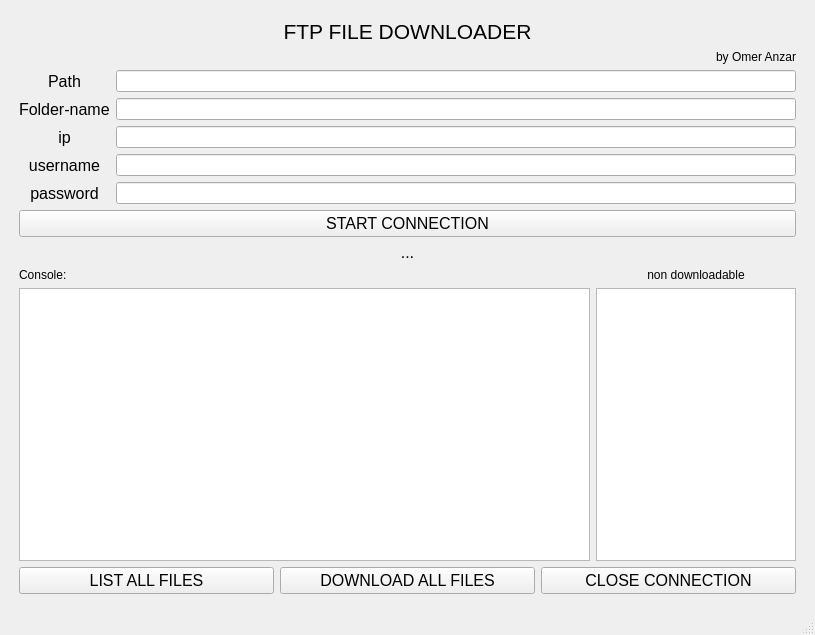
<?xml version="1.0" encoding="UTF-8"?>
<ui version="4.0">
 <class>MainWindow</class>
 <widget class="QMainWindow" name="MainWindow">
  <property name="geometry">
   <rect>
    <x>0</x>
    <y>0</y>
    <width>815</width>
    <height>635</height>
   </rect>
  </property>
  <property name="windowTitle">
   <string>FTP File downloader</string>
  </property>
  <widget class="QWidget" name="centralwidget">
   <layout class="QVBoxLayout" name="verticalLayout_3">
    <item>
     <layout class="QVBoxLayout" name="verticalLayout_10">
      <property name="leftMargin">
       <number>10</number>
      </property>
      <property name="topMargin">
       <number>10</number>
      </property>
      <property name="rightMargin">
       <number>10</number>
      </property>
      <property name="bottomMargin">
       <number>10</number>
      </property>
      <item>
       <widget class="QLabel" name="label_6">
        <property name="font">
         <font>
          <pointsize>16</pointsize>
         </font>
        </property>
        <property name="text">
         <string>FTP FILE DOWNLOADER</string>
        </property>
        <property name="alignment">
         <set>Qt::AlignCenter</set>
        </property>
       </widget>
      </item>
      <item>
       <widget class="QLabel" name="label_7">
        <property name="text">
         <string>by Omer Anzar</string>
        </property>
        <property name="alignment">
         <set>Qt::AlignRight|Qt::AlignTrailing|Qt::AlignVCenter</set>
        </property>
       </widget>
      </item>
      <item>
       <layout class="QGridLayout" name="gridLayout_7">
        <item row="3" column="1">
         <widget class="QLineEdit" name="ip_line"/>
        </item>
        <item row="1" column="1">
         <widget class="QLineEdit" name="path_line"/>
        </item>
        <item row="3" column="0">
         <widget class="QLabel" name="label_2">
          <property name="font">
           <font>
            <pointsize>12</pointsize>
           </font>
          </property>
          <property name="text">
           <string>ip</string>
          </property>
          <property name="alignment">
           <set>Qt::AlignCenter</set>
          </property>
         </widget>
        </item>
        <item row="5" column="0">
         <widget class="QLabel" name="label_4">
          <property name="font">
           <font>
            <pointsize>12</pointsize>
           </font>
          </property>
          <property name="text">
           <string>password</string>
          </property>
          <property name="scaledContents">
           <bool>false</bool>
          </property>
          <property name="alignment">
           <set>Qt::AlignCenter</set>
          </property>
         </widget>
        </item>
        <item row="4" column="1">
         <widget class="QLineEdit" name="username_line"/>
        </item>
        <item row="4" column="0">
         <widget class="QLabel" name="label_3">
          <property name="font">
           <font>
            <pointsize>12</pointsize>
           </font>
          </property>
          <property name="text">
           <string>username</string>
          </property>
          <property name="alignment">
           <set>Qt::AlignCenter</set>
          </property>
         </widget>
        </item>
        <item row="1" column="0">
         <widget class="QLabel" name="label">
          <property name="font">
           <font>
            <pointsize>12</pointsize>
           </font>
          </property>
          <property name="text">
           <string>Path</string>
          </property>
          <property name="alignment">
           <set>Qt::AlignCenter</set>
          </property>
         </widget>
        </item>
        <item row="5" column="1">
         <widget class="QLineEdit" name="password_line"/>
        </item>
        <item row="2" column="0">
         <widget class="QLabel" name="label_5">
          <property name="font">
           <font>
            <pointsize>12</pointsize>
           </font>
          </property>
          <property name="text">
           <string>Folder-name</string>
          </property>
         </widget>
        </item>
        <item row="2" column="1">
         <widget class="QLineEdit" name="folder_line"/>
        </item>
        <item row="7" column="0" colspan="2">
         <widget class="QPushButton" name="btn_start">
          <property name="font">
           <font>
            <pointsize>12</pointsize>
           </font>
          </property>
          <property name="cursor">
           <cursorShape>PointingHandCursor</cursorShape>
          </property>
          <property name="text">
           <string>START CONNECTION</string>
          </property>
         </widget>
        </item>
        <item row="8" column="0" colspan="2">
         <widget class="QLabel" name="error_label">
          <property name="font">
           <font>
            <pointsize>12</pointsize>
           </font>
          </property>
          <property name="autoFillBackground">
           <bool>false</bool>
          </property>
          <property name="text">
           <string>...</string>
          </property>
          <property name="alignment">
           <set>Qt::AlignCenter</set>
          </property>
         </widget>
        </item>
       </layout>
      </item>
      <item>
       <layout class="QVBoxLayout" name="verticalLayout_2">
        <item>
         <layout class="QHBoxLayout" name="horizontalLayout_3">
          <item>
           <widget class="QLabel" name="label_8">
            <property name="text">
             <string>Console:</string>
            </property>
           </widget>
          </item>
          <item>
           <widget class="QLabel" name="label_9">
            <property name="maximumSize">
             <size>
              <width>200</width>
              <height>16777215</height>
             </size>
            </property>
            <property name="text">
             <string>non downloadable</string>
            </property>
            <property name="alignment">
             <set>Qt::AlignCenter</set>
            </property>
           </widget>
          </item>
         </layout>
        </item>
        <item>
         <layout class="QHBoxLayout" name="horizontalLayout_2">
          <item>
           <widget class="QTextEdit" name="console_field">
            <property name="readOnly">
             <bool>false</bool>
            </property>
           </widget>
          </item>
          <item>
           <widget class="QTextEdit" name="nonDownloadable_field">
            <property name="maximumSize">
             <size>
              <width>200</width>
              <height>16777215</height>
             </size>
            </property>
           </widget>
          </item>
         </layout>
        </item>
       </layout>
      </item>
      <item>
       <layout class="QVBoxLayout" name="verticalLayout_12">
        <item>
         <layout class="QHBoxLayout" name="horizontalLayout_5">
          <item>
           <widget class="QPushButton" name="btn_files">
            <property name="font">
             <font>
              <pointsize>12</pointsize>
             </font>
            </property>
            <property name="cursor">
             <cursorShape>PointingHandCursor</cursorShape>
            </property>
            <property name="text">
             <string>LIST ALL FILES</string>
            </property>
           </widget>
          </item>
          <item>
           <widget class="QPushButton" name="btn_download">
            <property name="font">
             <font>
              <pointsize>12</pointsize>
             </font>
            </property>
            <property name="cursor">
             <cursorShape>PointingHandCursor</cursorShape>
            </property>
            <property name="text">
             <string>DOWNLOAD ALL FILES</string>
            </property>
           </widget>
          </item>
          <item>
           <widget class="QPushButton" name="btn_close">
            <property name="font">
             <font>
              <pointsize>12</pointsize>
             </font>
            </property>
            <property name="cursor">
             <cursorShape>PointingHandCursor</cursorShape>
            </property>
            <property name="text">
             <string>CLOSE CONNECTION</string>
            </property>
           </widget>
          </item>
         </layout>
        </item>
       </layout>
      </item>
     </layout>
    </item>
   </layout>
  </widget>
  <widget class="QMenuBar" name="menubar">
   <property name="geometry">
    <rect>
     <x>0</x>
     <y>0</y>
     <width>815</width>
     <height>21</height>
    </rect>
   </property>
  </widget>
  <widget class="QStatusBar" name="statusbar"/>
 </widget>
 <resources/>
 <connections/>
</ui>
